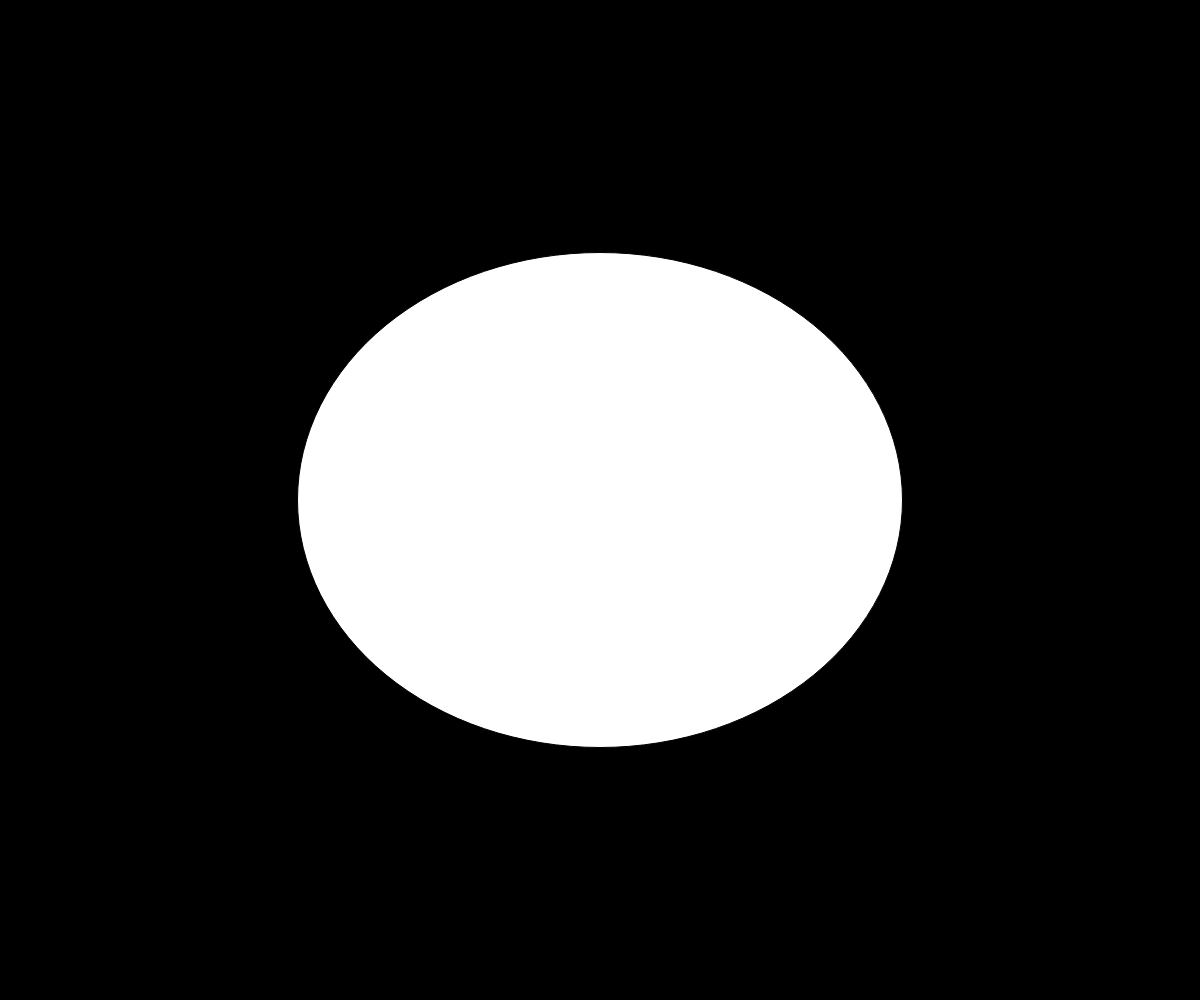
Frame 1 (no input)
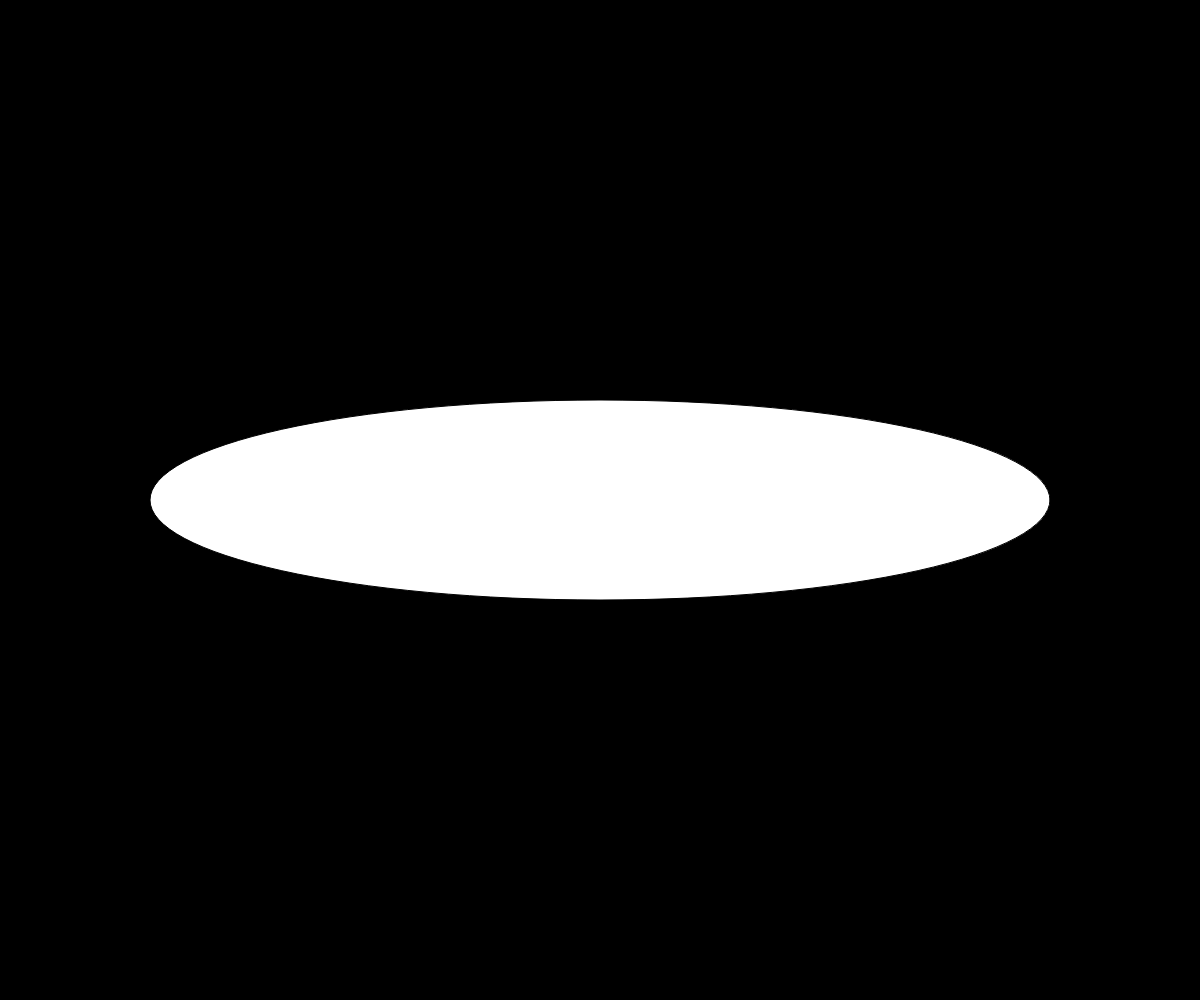
Frame 60 (no input)
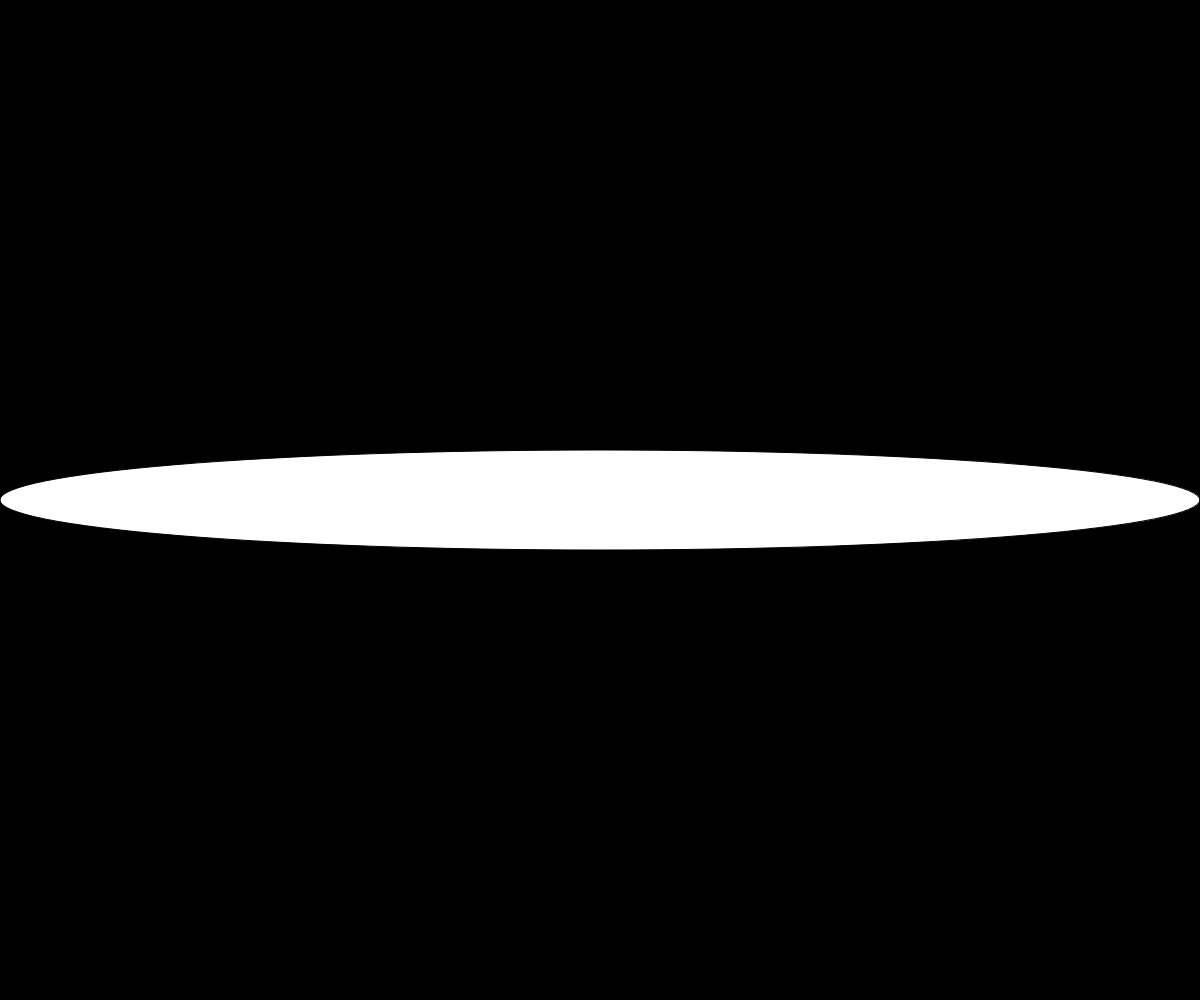
Frame 120 (the mouse pressed at the canvas centre since frame 60)

The p5.js sketch that drew these frames (run headless with seeded random() and noise() and a simulated clock; from frame 60 on, the mouse is pressed at the canvas centre):

// p5.js sketch
// ── sketch.js
var sizW;
var sizH;

function setup() {
  createCanvas(windowWidth,windowHeight);
}

function draw() {
  background(0);
  
  sizW = (width/2) + (5*frameCount);
  
  if (sizW >= windowWidth) {
       sizW * -1;
  }
  ellipse(width/2,height/2,(width/2)+(5*frameCount),(height/2)-(5*frameCount));
  
}

function windowResized() {
  resizeCanvas(windowWidth, windowHeight);
}
